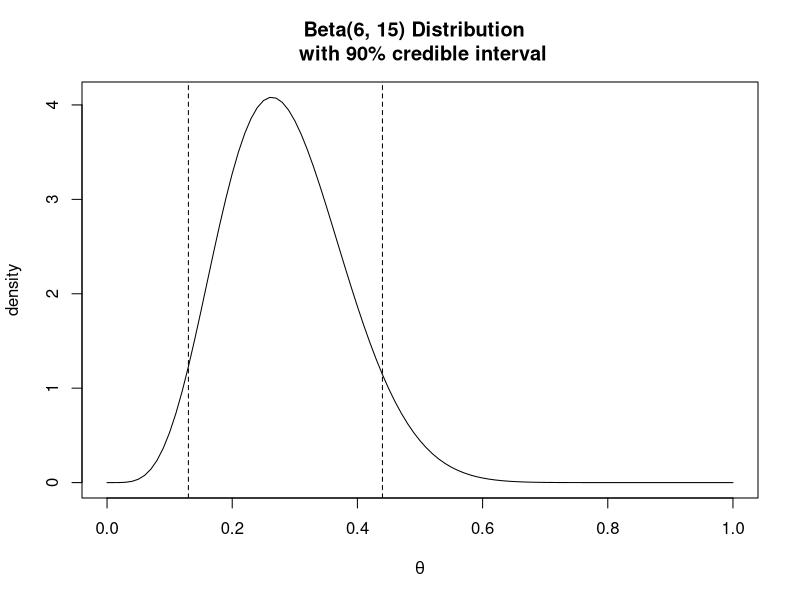

Recreate this plot in R.
p <- seq(0, 1, 0.01)
options(repr.plot.width=7, repr.plot.height=4)
plot(p, dbeta(p, 6, 15), type="l", main="Beta(6, 15) Distribution  \n with 90% credible interval",  xlab=expression(theta), ylab="density")
abline(v=0.44, lty="dashed")
abline(v=0.13,  lty="dashed")

#Area under the 90% HDPI
pbeta(0.44, 6, 15)-pbeta(0.13, 6, 15)

#The interval (0.47. 0.144) also a 90% credible interval 
pbeta(0.47, 6, 15)-pbeta(0.144, 6, 15)


